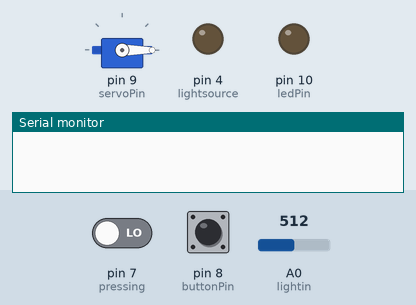
This sketch was run on a simulated Arduino Uno, built with avr-gcc and run on an emulated ATmega328P. On the bench: servo, output pins drawn as LEDs (lit = HIGH), the last lines printed to the serial monitor. The inputs (shaded band) are chosen by the test bench; at power-on: pin 8 (buttonPin) HIGH, pin 7 (pressing) LOW, A0 (lightin) = 512.

Above: at 1.2 s.
1.3 s: pin 8 (buttonPin) pulled LOW for 0.15 s
At 5.7 s:
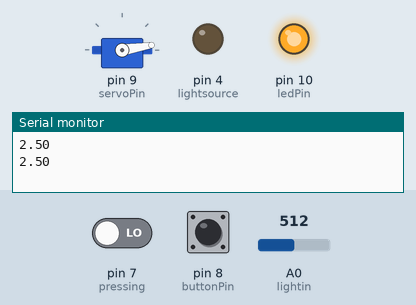
At 46.7 s:
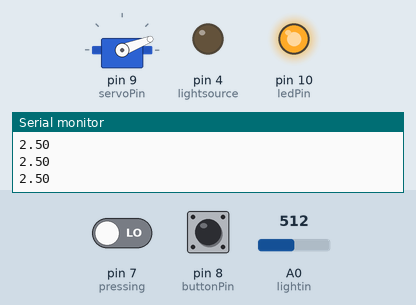
Timing chart, 0 to 47.0 s (numbered marks = the images above; inputs shaded):
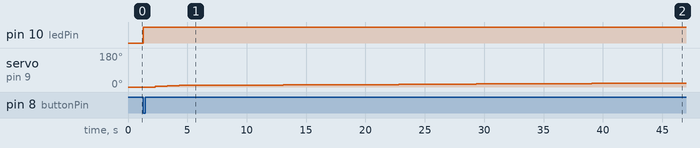

Measured:
- after the input at 1.3 s, pin 10 (ledPin): LOW → HIGH at once; servo on pin 9 (servoPin): moves from 0° to 21° over 43.3 s, starting after 1.0 s

The sketch:

specMsemifinal.ino
```cpp
#include <Servo.h> // called the library for servo motor//
Servo myservo; //created a virtual object for servo motor i.e myservo//
int buttonPin = 8; //pin 8//
int pressing = 7; //pin7//
int servoPin = 9; // pin 9//
int ledPin = 10; //pin 10//
int lightin = A0; //analogread for LDR//
int readval;
float lightPin = 0; // intial value is set//
int lightsource = 4;//pin 4//
int buttonState = 0; //intial value of the buttonstate//
int button = 0;//intial value of button state//
void setup(){
  Serial.begin(9600); //to intialize the serial monitor with baud rate 9600//
  myservo.attach(servoPin); //servo motor  attached to analogwrite pin 9//
  pinMode(buttonPin, INPUT);
  pinMode(pressing, INPUT);
  pinMode(lightin, INPUT);
  pinMode(ledPin, OUTPUT);
  pinMode(lightsource, OUTPUT);
}

void loop() {
  button = digitalRead(pressing);// light source intiation//
  if (button == HIGH)
  {
  digitalWrite(lightsource, HIGH); //light source will be on when button is pressed//
  }
  else
 {
   digitalWrite(lightsource, LOW);
 }

  buttonState = digitalRead(buttonPin); //button pressing (in serial monitor 0-0 5v-1023) so to calculate....//
  if(buttonState == LOW)
  {
    digitalWrite(ledPin, HIGH);
    for(int i = 0; i <= 9; i = i + 3)   //here i define angle for servo i.e 0 mean zero degree//
    {
    myservo.write(i);//write the command in servo motor//
    delay(1000);
    }
    for(int i = 9; i <= 24; i = i + 1)
    {
    readval=analogRead(lightin);
    lightPin=(5./1023.)*readval; //conversion:- voltage value(0-5)=(5/1023)*readvalue where read value can be (0-1023)//
    Serial.println(lightPin); //pintln command tells to goto new line//
    delay(250);
    Serial.println(lightPin);
    delay(250);
    Serial.println(lightPin);
    delay(250);
    Serial.println(lightPin);
    delay(250);
    Serial.println(lightPin);
    delay(250);
    myservo.write(i);
    delay(2000);
    }
  }
  else {
  myservo.write(0);
  digitalWrite(ledPin, LOW);
  }
}
```
